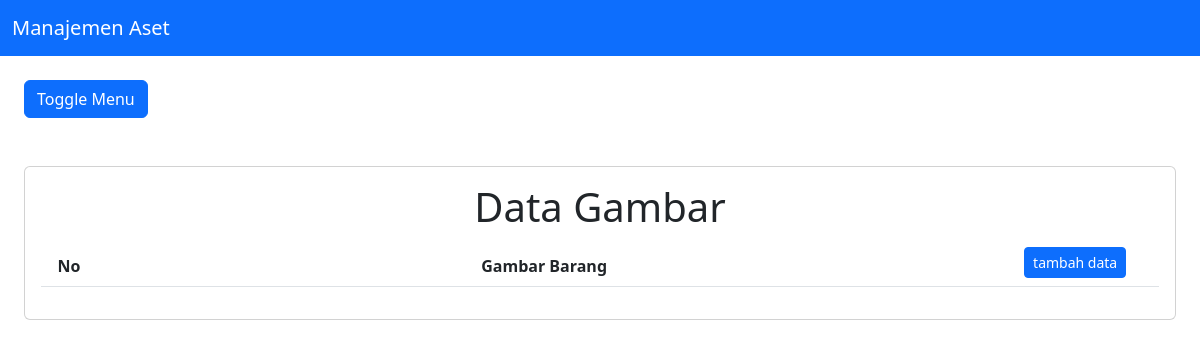
Page /gambar/index.php on the earlier database version.
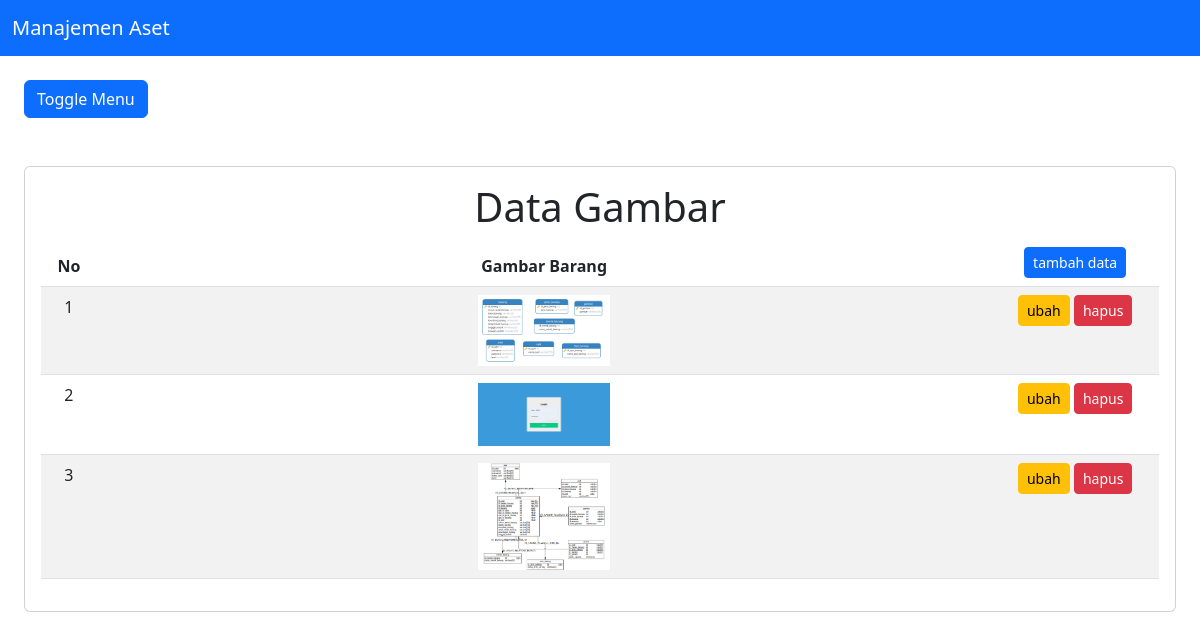
Same page on the later database version.
### tables this page shows
CREATE TABLE `gambar`  (
  `id_gambar` int NOT NULL AUTO_INCREMENT,
  `nama_gambar` varchar(255) NOT NULL,
  `join_barang` int NOT NULL,
  PRIMARY KEY (`id_gambar`) USING BTREE,
  INDEX `nama_gambar`(`nama_gambar`) USING BTREE,
  INDEX `barang`(`join_barang`) USING BTREE,
  CONSTRAINT `barang` FOREIGN KEY (`join_barang`) REFERENCES `barang` (`id_barang`) ON DELETE NO ACTION ON UPDATE NO ACTION
);

### koneksi.php (called while the page is built)
<?php
$db = mysqli_connect("localhost", "root", "", "pendataan");
function query($query)
{
    global $db;
    $result = mysqli_query($db, $query);
    $rows = [];
    while ($row = mysqli_fetch_assoc($result)) {
        $rows[] = $row;
    }
    return $rows;
}

### gambar/index.php (the view, shortened to what this page needs)
<?php
require '../header.php';
$gambar = query("SELECT * FROM gambar ORDER BY id_gambar Asc");
?>
<body>
  <div class="p-4" id="main-content">
    <button class="btn btn-primary" id="button-toggle">
      Toggle Menu
    </button>
    <div class="card mt-5">
      <div class="card-body">
        <h1 style="text-align:center">Data Gambar</h1>
        <table class="table table-striped" id="datatable">
          <thead>
            <tr style="text-align:center">
              <th width="5%" style="text-align:center">No</th>
              <th style="text-align:center">Gambar Barang</th>
              <th width="15%" style="text-align:center">
                <a class="btn btn-sm btn-primary" href="tambah.php" role="button">tambah data</a>
              </th>
            </tr>
          </thead>
          <tbody>
            <?php $no = 1; ?>
            <?php foreach ($gambar as $row) : ?>
              <tr>
                <td width="5%" style="text-align: center;" scope="row"><?= $no; ?></td>
                <td style="text-align: center;">
                  <a href="../gambar/<?= $row["nama_gambar"]; ?>">
                    <img src="../gambar/<?= $row["nama_gambar"]; ?>" alt="nama_gambar" width="15%">
                  </a>
                </td>
                <td style="text-align: center">
                  <a class="btn btn-sm btn-warning" href="ubah.php?id_gambar=<?= $row["id_gambar"]; ?>" role="button">ubah</a>
                  <a class="btn btn-sm btn-danger" href="hapus.php?id_gambar=<?= $row["id_gambar"]; ?>" onclick="return confirm('yakin?');" role="button">hapus</a>
                </td>
              </tr>
            <?php $no++;
            endforeach; ?>
          </tbody>
        </table>
      </div>
    </div>
  </div>
</body>
<?php require '../footer.php'; ?>

### header.php (shortened to what this page needs)
<!DOCTYPE html>
<html>
<head>
  <link rel="stylesheet" type="text/css" href="../assets/css/bootstrap.min.css">
  <link rel="stylesheet" type="text/css" href="../assets/css/dataTables.bootstrap5.min.css">
</head>
<body>
  <header>
    <div>
      <nav class="navbar navbar-dark bg-primary">
        <div class="container-fluid">
          <a class="navbar-brand" href="../index.php">Manajemen Aset</a>
        </div>
      </nav>
    </div>
  </header>

### footer.php (shortened to what this page needs)
</body>
</html>

### side.php (style rules this page uses)
a { text-decoration: none; }
#main-content { transition: 0.4s; }

Differences in the rows shown:
added gambar: nama_gambar (picture)
added gambar: nama_gambar (picture)
added gambar: nama_gambar (picture)
